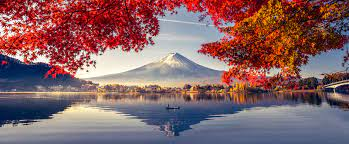
#> input picture Assignments/Assignment1/download.png, 349 x 144 px, found by its file name
$ jupyter execute Assignment1-_Github_and_Python.ipynb
#> lines starting #> are read from the running program, lines starting #| are printed output that depends on the picture; long printed decimals are rounded
I hope by now, you have installed Python and Jupyter Notebook and now know some basic shorcuts to work with it, if not look at the documentation-https://jupyter-notebook.readthedocs.io/en/stable/.

We will next look at version controlling and some hands on tasks on python. For version controlling we will use a free open-source version control software Git.

To install git follow https://git-scm.com/book/en/v2/Getting-Started-Installing-Git. After that create an account on Github which is a version control platform that uses git.

After you are done, fire your terminal and setup git on your local system.
```
git config --global user.name "John Doe"
git config --global user.email johndoe@example.com
```

Now go to Github and create a repository. Get that repository to your local system. Hint- search ```git clone``` and learn about it. After creating a repository and cloning it into your local system, we will commit and push this file into the repository. So move this notebook to the cloned repo and then search how to commit and push into github repository.

```Hint : git add, git status, git commit, git push will be helpful```

Let's get started. So this assignment is a basic assignment on Python3.0 and some basic libraries. Import all the required libraries in the cell below this.

[cell 1]
#your code here
import numpy as np
import time as t
import random as r
import matplotlib.pyplot as plt
import cv2 as cv

Your first task is very simple. Create a string to store your name and then append your favorite number to it. If you don't know how to get started with python basic commands, search for w3school python tutorial and have a look at them.

[cell 2]
#your code here
name = 'Bhavya Kohli'
name += str(7)
print(name)

Implement a python function Mult(X,Y) that takes input 2 matrices X and Y and calculates their product (Use brute force looping method).

[cell 3]
#your code here
def Mult(X, Y):
    if len(X[0]) != len(Y):
        return 0
    else:
        ans = np.array([[0.0]*len(X)]*len(Y[0]))
        for i in range(0, len(X)):
            for j in range(0, len(X[0])):
                for k in range(0, len(Y)):
                    ans[i][j] += X[i][k]*Y[k][j]
        return ans

Create a square matrix of size 100X100 with random values from 0 to 1 using numpy(you have to import numpy at this stage) and multiply it with itself with the help of Mult(X,Y) function. Use time module to measure how long the multiplication takes. If you are stuck and don't know how to use and install new library/module Google about it.

[cell 4]
#your code here
r.seed()
sq = [[r.randint(0,1) for i in range(100)] for j in range(100)]
time_start = t.time()
product = Mult(sq, sq)
time_taken = t.time() - time_start
print(time_taken)

Now search how to multiply two numpy arrays using a numpy utility function. dot() will be helpful. Similary measure the time that numpy takes to make this multiplication and compare it with above.

[cell 5]
#your code here
time_start2 = t.time()
product2 = np.dot(sq, sq)
time_taken2 = t.time() - time_start2
print(time_taken2)

It's now time to save and make a commit, similar to above and push the current state to github. Again same set of commands.

Now you want to use your roll number instead of your name in the very first task. Go ahead and do it and make a commit, don't push it this time. Now you think that your identity should not be limited to a number, so you want to again revert back, but you want to do so without changing the code. Git has your back here. Google how to rever a commit and go back to your initial state. Hint- https://opensource.com/article/18/6/git-reset-revert-rebase-commands

Let's march ahead with python. We will use import an image(you can use any image, get it to your directory and start working). Google how to import an image in python(Search about OpenCV/PIL library). Convert the image into grayscale and show the image.(to show you can use cv2 and also you can use matplotlib, Google both the methods)

[cell 6]
#your code here
img = cv.imread(r'C:\Users\bhavy\CNN-soc\download.png', 0)
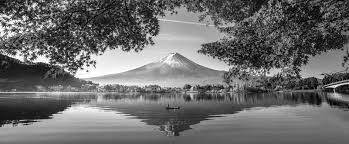
#> img: shape (144, 349); min 0, max 255, mean 108.8
image = cv.resize(img, (1047, 432))
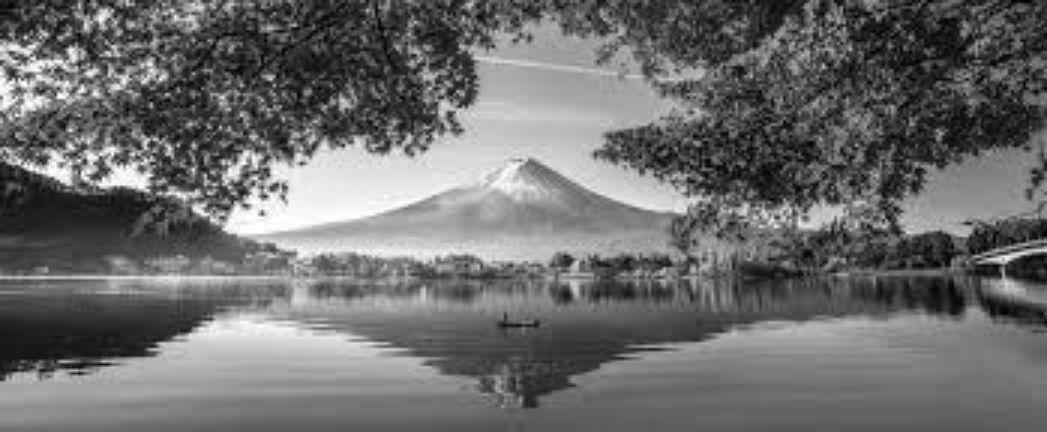
#> image: shape (432, 1047); min 0, max 255, mean 108.7
print(image.shape)
#| (432, 1047)
imshow = cv.imshow('image', image)
cv.waitKey(0)
cv.destroyAllWindows()

Now we will see git branching in action. So basically let's say you and your friend are working on the same project. One utility git provides that you both can independently work without affecting each other. To do so we create branches. So now create a new branch with branchname as your name and checkout to that branch. Hint - ```git branch``` (I am once again asking you to Google xD) Search about other options for git branch. Now whatever you will implement will be done in your branch and won't affect the entire application.

So let's do something in your branch. Now crop the image into a new image, to get a new image which is 1/4th the size of the original image.(keep only the topleft portion). Apply a gaussian blur on the cropped image and again print the image to see the effects.

[cell 7]
#your code here
cropped_image = image[0:int(432/2),0:int(1047/2)]
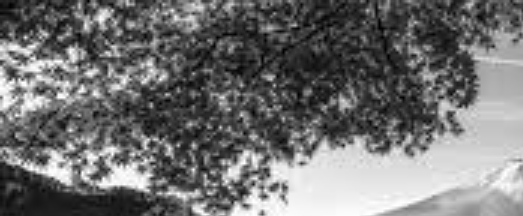
#> cropped_image: shape (216, 523); min 0, max 255, mean 112.8
blurred_image = cv.GaussianBlur(cropped_image, (3,3), 0)
imshow2 = cv.imshow('blur', blurred_image)
cv.waitKey(0)
cv.destroyAllWindows()

Now calculate the mean and median pixel values of the cropped image. Numpy will come in handy. Now we will do histogramming of the pixels. Search about calcHist function from cv2 library to build the histogram. Now plot the histogram using matplotlib library (don't forget to import it xP)

[cell 8]
#your code here
print(np.median(cropped_image))
#| 94.0
print(np.mean(cropped_image))
#| 112.825

plt.hist(cropped_image)
plt.xlabel("Pixel value")
plt.ylabel("Frequency")
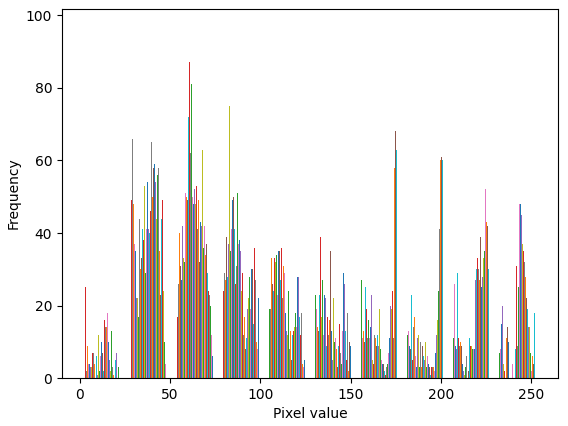
#> figure drawn by matplotlib, 1 panel; tallest bar 50 high, from x = 28.05 to 28.09; tallest bar 50 high, from x = 28.09 to 28.13; tallest bar 54 high, from x = 28.13 to 28.17

So now you have completed working on your cropped Image. That brings you back to commit and push. So here you have to push from your branch only, because you have committed on that branch. Google how to do that.

Impressed with your work, you finally decided that your work on your branch should be there on the main project(which is the main branch). So you want to merge your branch to main branch. Google how to do that. ```Hint - git merge```. Here do find out about merge conflicts(beleive me you don't want them). Again a merge command is itself a commit, so you have to again push it to github. Now finally we are in the main branch. You can use another utility command ```git log``` to see your entire commit history.

Let's now do some so called "cool" stuff with the image to realise the chadness of python libraries. In the original image(not the cropped one) we will do edge detection(we will use canny edge detection method which is a common method). Surprisingly openCV handles it very easily. To know how - https://docs.opencv.org/master/da/d22/tutorial_py_canny.html .

[cell 9]
#your code here
edge_image = cv.Canny(image, 100, 100)
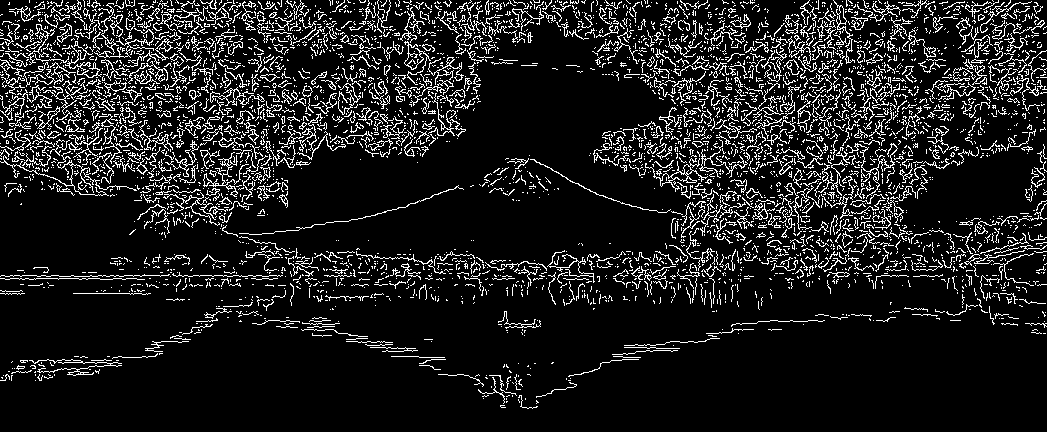
#> edge_image: shape (432, 1047); 11.8% white in thin lines or dots
edge_show = cv.imshow('Edge Image', edge_image)
cv.waitKey(0)
cv.destroyAllWindows()
